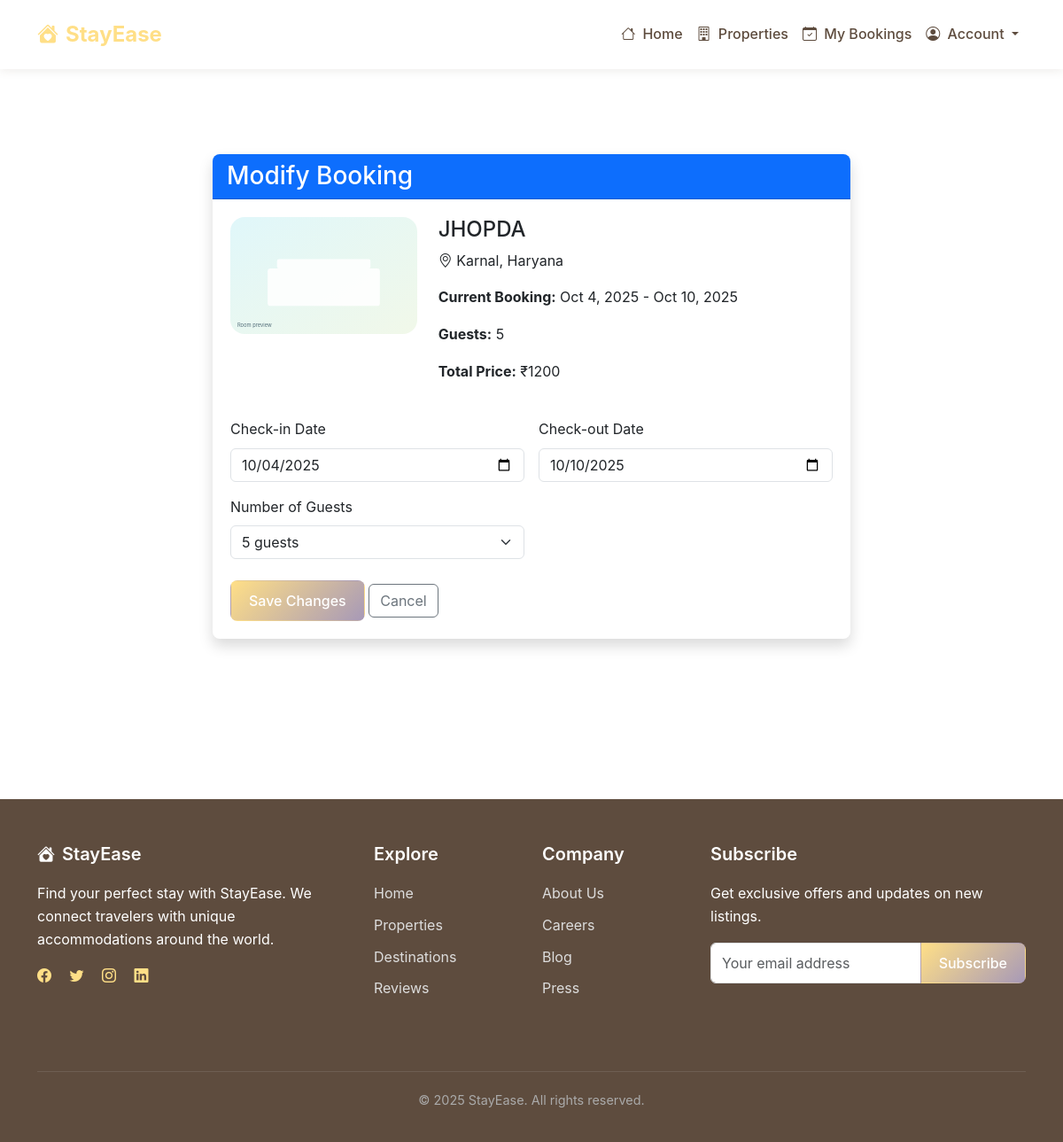
/booking/31/modify/ (signed in), run on the app's committed database.
### members/models.py (models this page shows, shortened)
class Booking(models.Model):
    user = models.ForeignKey(User, on_delete=models.CASCADE)
    listing = models.ForeignKey(Listing, on_delete=models.CASCADE)
    check_in = models.DateField(null=True, blank=True)
    check_out = models.DateField(null=True, blank=True)
    guests = models.IntegerField(null=True, blank=True)
    total_price = models.BigIntegerField(null=True, blank=True)
    status = models.CharField(max_length=50, null=True, blank=True)
    created_at = models.DateField(null=True, blank=True, default=timezone.now)
    class Meta:
        constraints = [
            models.UniqueConstraint(
                fields=['user', 'listing', 'check_in', 'check_out'],
                name='unique_booking_per_user_listing_dates'
            )
        ]

class Listing(models.Model):
    user = models.ForeignKey(User, on_delete=models.CASCADE)
    title = models.CharField(max_length=50, null=True, blank=True)
    description = models.CharField(max_length=50, null=True, blank=True)
    price = models.BigIntegerField(null=True, blank=True)
    address = models.CharField(max_length=50, null=True, blank=True)
    city = models.CharField(max_length=50, null=True, blank=True)
    state = models.CharField(max_length=50, null=True, blank=True)
    zipcode = models.BigIntegerField(null=True, blank=True)
    latitude = models.BigIntegerField(null=True, blank=True)
    longitude = models.BigIntegerField(null=True, blank=True)
    room_type = models.CharField(max_length=50, null=True, blank=True)
    available_from = models.DateField(null=True, blank=True)
    available_to = models.DateField(null=True, blank=True)
    status = models.CharField(max_length=50, null=True, blank=True)
    created_at = models.CharField(max_length=50, null=True, blank=True)

### members/views.py (the view, shortened to what this page needs)
# urls.py: path('booking/<int:booking_id>/modify/', views.modify_booking, name='modify_booking'),
@login_required
def modify_booking(request, booking_id):
    booking = get_object_or_404(Booking, id=booking_id, user=request.user)
    return render(request, "members/modify_booking.html", {"booking": booking})

### members/templates/members/modify_booking.html (shortened to what this page needs)
{% extends 'base.html' %}
{% load static %}
{% block content %}
<div class="container my-5">
    <div class="row">
        <div class="col-lg-8 mx-auto">
            <div class="card shadow">
                <div class="card-header bg-primary text-white">
                    <h3 class="mb-0">Modify Booking</h3>
                </div>
                <div class="card-body">
                    <div class="row mb-4">
                        <div class="col-md-4">
                            <div class="booking-image rounded-4 overflow-hidden">
                                {% if booking.listing.images.first %}
                                    <img src="{{ booking.listing.images.first.image_url }}" class="img-fluid" alt="{{ booking.listing.title }}">
                                {% else %}
                                    <img src="{% static 'img/fallback-room.svg' %}" class="img-fluid" alt="{{ booking.listing.title }}">
                                {% endif %}
                            </div>
                        </div>
                        <div class="col-md-8">
                            <h4>{{ booking.listing.title }}</h4>
                            <p><i class="bi bi-geo-alt"></i> {{ booking.listing.city }}, {{ booking.listing.state }}</p>
                            <p><strong>Current Booking:</strong> {{ booking.check_in|date:"M j, Y" }} - {{ booking.check_out|date:"M j, Y" }}</p>
                            <p><strong>Guests:</strong> {{ booking.guests }}</p>
                            <p><strong>Total Price:</strong> ₹{{ booking.total_price }}</p>
                        </div>
                    </div>
                    <form id="modifyBookingForm" method="post">
                        <div class="row g-3">
                            <div class="col-md-6">
                                <label for="check_in" class="form-label">Check-in Date</label>
                                <input type="date" class="form-control" id="check_in" name="check_in" value="{{ booking.check_in|date:'Y-m-d' }}" required>
                            </div>
                            <div class="col-md-6">
                                <label for="check_out" class="form-label">Check-out Date</label>
                                <input type="date" class="form-control" id="check_out" name="check_out" value="{{ booking.check_out|date:'Y-m-d' }}" required>
                            </div>
                            <div class="col-md-6">
                                <label for="guests" class="form-label">Number of Guests</label>
                                <select class="form-select" id="guests" name="guests" required>
                                    {% for i in "123456"|make_list %}
                                        <option value="{{ forloop.counter }}" {% if booking.guests == forloop.counter %}selected{% endif %}>{{ forloop.counter }} guest{{ forloop.counter|pluralize }}</option>
                                    {% endfor %}
                                </select>
                            </div>
                            <div class="col-12 mt-4">
                                <button type="submit" class="btn btn-primary">Save Changes</button>
                                <a href="{% url 'my_bookings' %}" class="btn btn-outline-secondary">Cancel</a>
                            </div>
                        </div>
                    </form>
                </div>
            </div>
        </div>
    </div>
</div>
{% endblock %}

### members/static/css/styles.css (style rules this page uses)
:root { --primary-color: #ffdf87; --secondary-color: #f08a5d; --dark-color: #5e4c3e; --light-color: #fff8e8; --success-color: #83b582; --warning-color: #f9c74f; --danger-color: #e07a5f; --box-shadow: 0 2px 10px rgba(94, 76, 62, 0.1); --transition: all 0.3s ease; --border-radius: 8px; --font-main: 'Circular', -apple-system, BlinkMacSystemFont, Roboto, 'Helvetica Neue', sans-serif; --zumper-teal: #b8d8ba; --zumper-purple: #a799b7; --zumper-pink: #f4978e; --zumper-yellow: #ffdf87; --zumper-green: #83b582; }
body { font-family: var(--font-main); color: var(--dark-color); line-height: 1.6; background-color: #fff; margin: 0; padding: 0; }
a { color: var(--primary-color); text-decoration: none; transition: var(--transition); }
:root { --zumper-primary: #5e4c3e; --zumper-secondary: #ffdf87; --zumper-accent: #f08a5d; --zumper-light-bg: #fff8e8; --zumper-text: #5e4c3e; --zumper-light-text: #8a7968; }
.card { border: none; border-radius: var(--border-radius); box-shadow: var(--box-shadow); transition: var(--transition); margin-bottom: 25px; overflow: hidden; }
.card-body { padding: 20px; }
.btn-primary { background-image: linear-gradient(135deg, var(--primary-color), var(--zumper-purple)); border-color: transparent; padding: 10px 20px; font-weight: 500; border-radius: var(--border-radius); transition: var(--transition); }

### data on the page
Booking: listing "JHOPDA", listing.city "Karnal", listing.state "Haryana", check_in "Oct 4, 2025", check_out "Oct 10, 2025", guests "5", total_price "1200", check_in "10/04/2025", check_out "10/10/2025", guests "5 guests"
